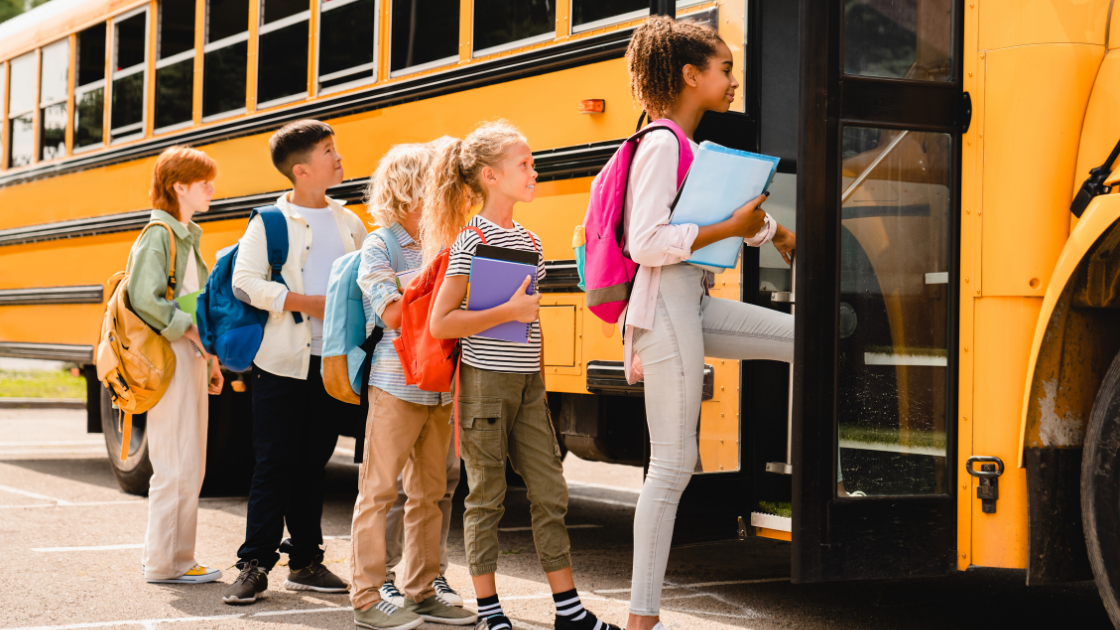
#> input picture schoolBus.png, 1120 x 630 px
$ python colorRGB.py
#> lines starting #> are read from the running program, lines starting #| are printed output that depends on the picture
import os

import cv2
img = cv2.imread(os.path.join('.','schoolBus.png'))
#> img is the input picture: shape (630, 1120, 3); mean B, G, R 78.4, 109.9, 141.2
b,g,r = cv2.split(img)
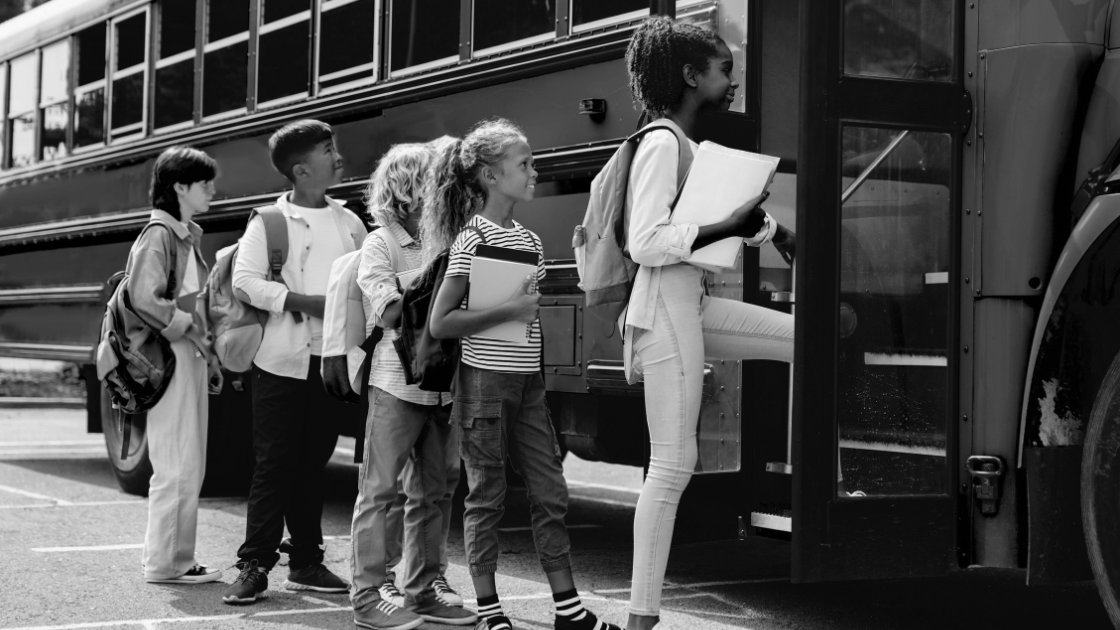
#> b: shape (630, 1120); min 0, max 251, mean 78.4
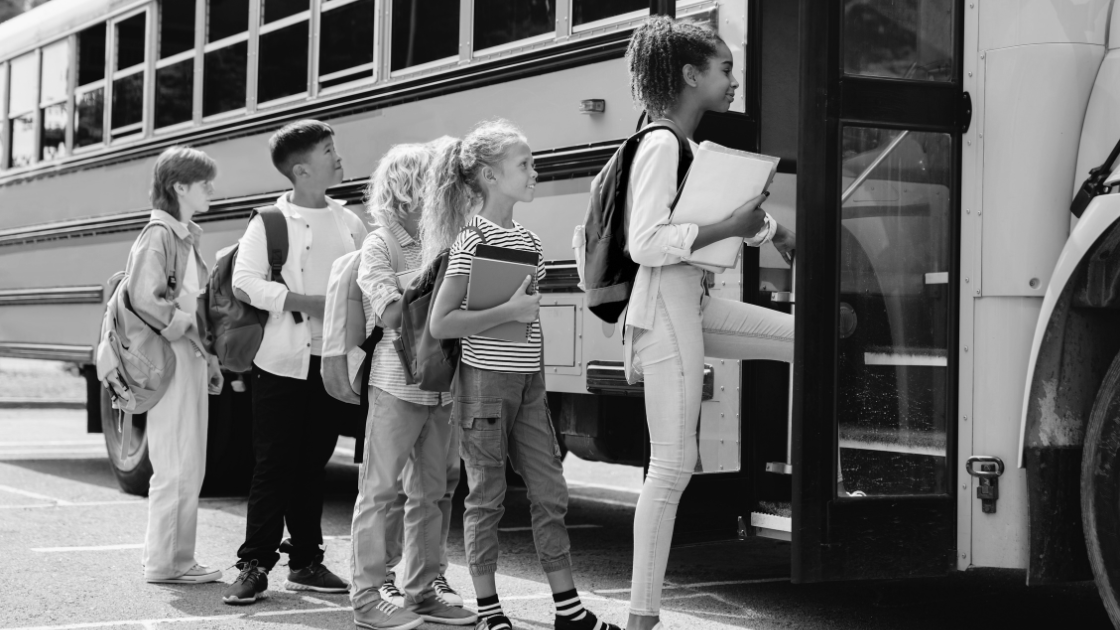
#> g: shape (630, 1120); min 0, max 250, mean 109.9
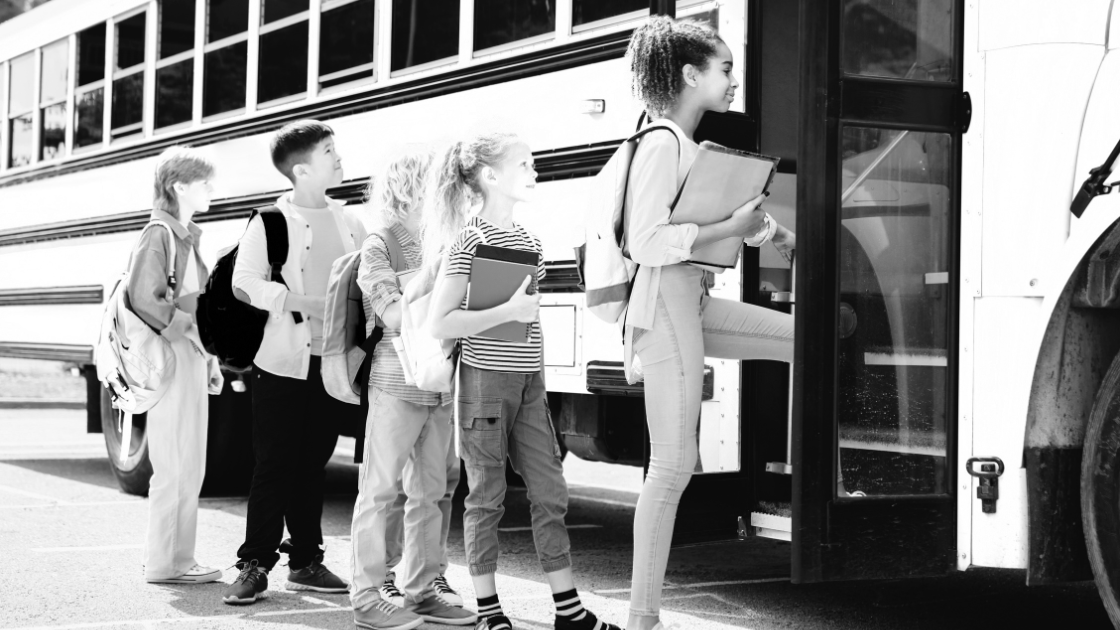
#> r: shape (630, 1120); min 0, max 255, mean 141.2


cv2.imshow('blue',b)
cv2.imshow('red',r)
cv2.imshow('green',g)
cv2.waitKey(0)
